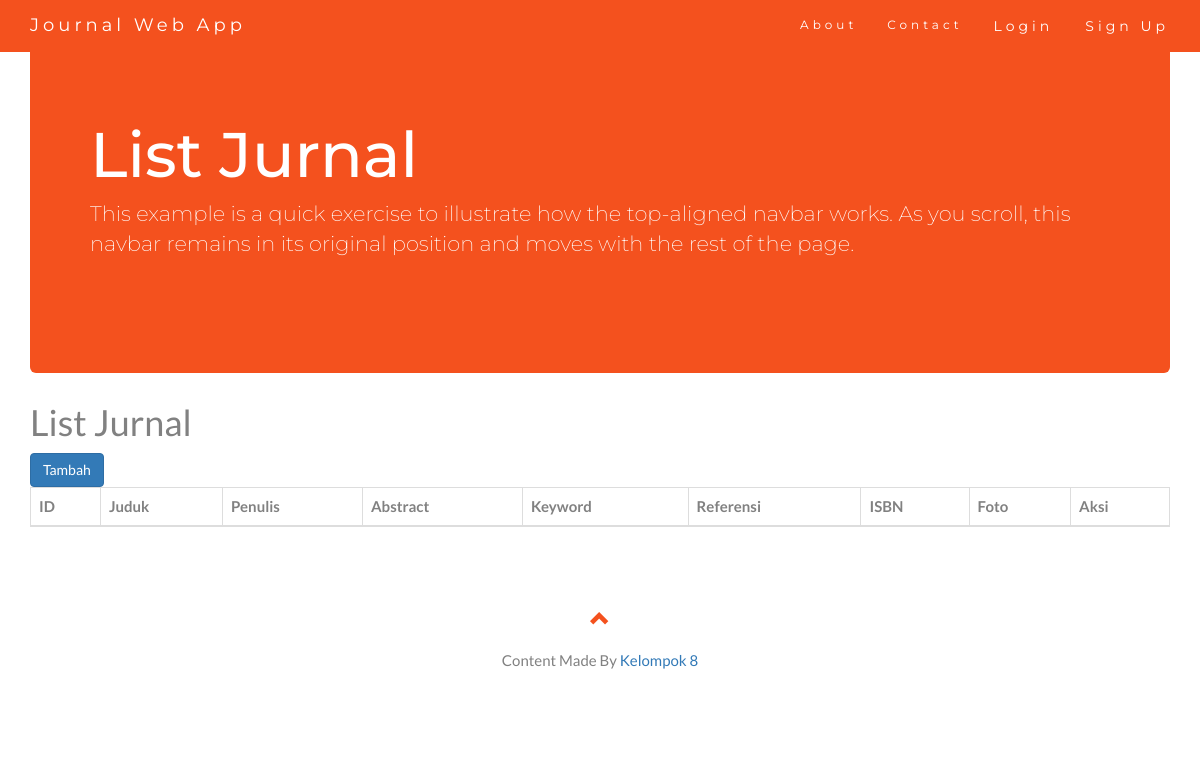
Before: /index.php/jurnal with the older database file.
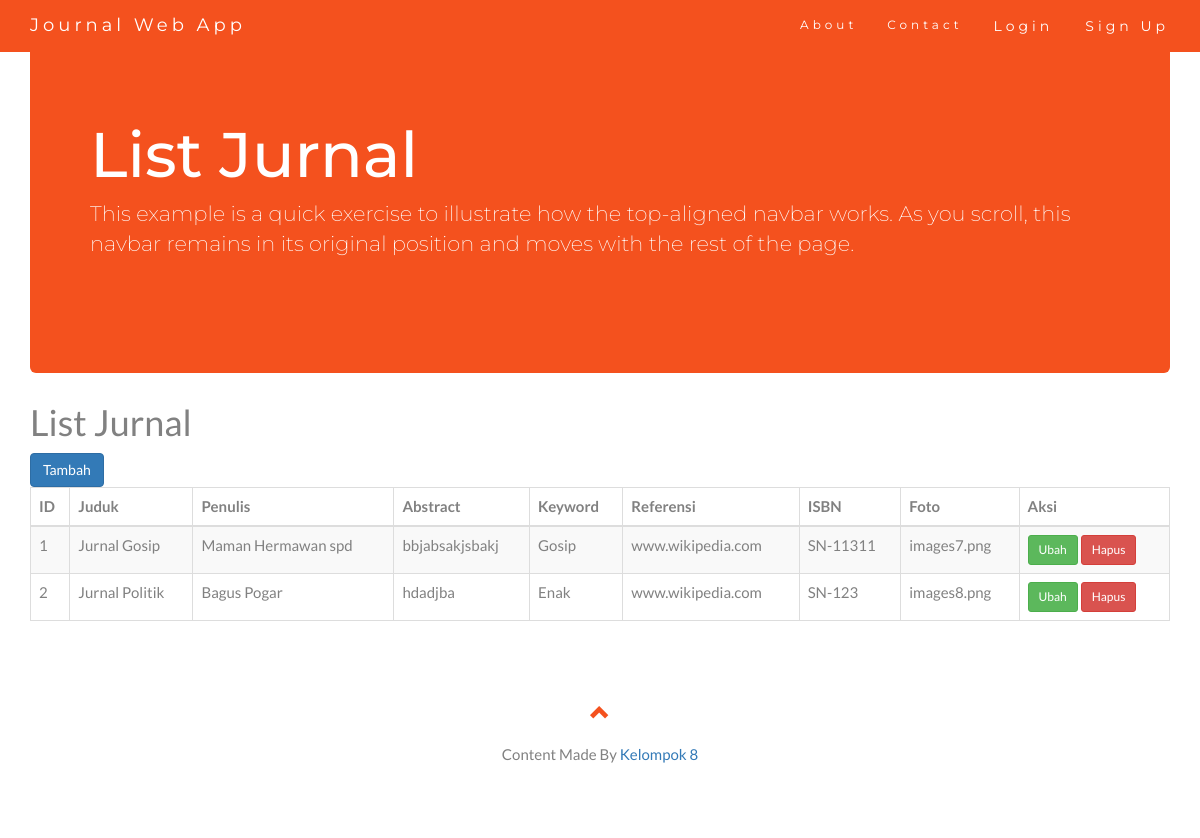
After: the same page with the newer database file.
### tables this page shows
CREATE TABLE `jurnal` (
  `id` int(20) NOT NULL,
  `judul` varchar(30) NOT NULL,
  `penulis` varchar(30) NOT NULL,
  `abstract` longtext NOT NULL,
  `keyword` varchar(30) NOT NULL,
  `referensi` varchar(30) NOT NULL,
  `isbn` varchar(20) NOT NULL,
  `file` varchar(255) NOT NULL,
  `foto` varchar(255) NOT NULL
);

### application/controllers/Jurnal.php (called while the page is built, shortened)
<?php
class Jurnal extends CI_Controller {
	function __construct() {
		$this->load->model('Jurnal_m');
		$this->load->helper('form');
	}
	public function index()
	{
		$data['getData'] = $this->Jurnal_m->getData();
		$this->load->view('Jurnal/Jurnal.php',$data);
	}
}

### index.php (called while the page is built, shortened)
<?php
require_once BASEPATH.'core/CodeIgniter.php';

### application/models/Jurnal_m.php (called while the page is built, shortened)
<?php
class Jurnal_m extends CI_Model {
	public function getData()
	{
		$this->db->select('*');
		$this->db->from("jurnal");
		$query = $this->db->get();
		return $query->result_array();
	}
}

### application/views/Jurnal/Jurnal.php (the view, shortened to what this page needs)
<?php $this->load->view('templates/header_home') ?>
<main role="main" class="container">
	<div class="jumbotron">
		<h1>List Jurnal</h1>
		<p class="lead">This example is a quick exercise to illustrate how the top-aligned navbar works. As you scroll, this navbar remains in its original position and moves with the rest of the page.</p>
	</div>
	<h1>List Jurnal</h1>
	<a href="<?php echo base_url('Jurnal/tambah') ?>" class="btn btn-primary mb-3">Tambah</a>
	<table class="table table-striped table-bordered" width="100%" id="example">
		<thead>
			<tr>
				<th>ID</th>
				<th>Juduk</th>
				<th>Penulis</th>
				<th>Abstract</th>
				<th>Keyword</th>
				<th>Referensi</th>
				<th>ISBN</th>
				<th>Foto</th>
				<th>Aksi</th>
			</tr>
		</thead>
		<tbody>
			<?php foreach ($getData as $key => $value): ?>
				<tr>
					<td><?php echo $value['id'] ?></td>
					<td><?php echo $value['judul'] ?></td>
					<td><?php echo $value['penulis'] ?></td>
					<td><?php echo $value['abstract'] ?></td>
					<td><?php echo $value['keyword'] ?></td>
					<td><?php echo $value['referensi'] ?></td>
					<td><?php echo $value['isbn'] ?></td>
					<td><?php echo $value['foto'] ?></td>
					<td>
						<a href="<?php echo base_url('Jurnal/ubah/'.$value['id']) ?>" class="btn btn-sm btn-success">Ubah</a>
						<a href="<?php echo base_url('Jurnal/hapus/'.$value['id']) ?>" class="btn btn-sm btn-danger">Hapus</a>
					</td>
				</tr>
			<?php endforeach ?>
		</tbody>
	</table>
</main>
<?php $this->load->view('templates/footer_home') ?>

### application/views/templates/header_home.php (shortened to what this page needs)
<!DOCTYPE html>
<html lang="en">
<head>
  <link rel="stylesheet" href="https://maxcdn.bootstrapcdn.com/bootstrap/3.3.7/css/bootstrap.min.css">
  <link rel="stylesheet" href="https://maxcdn.bootstrapcdn.com/bootstrap/3.3.7/css/bootstrap.min.css">
  <link rel="stylesheet" href="https://cdn.datatables.net/1.10.16/css/dataTables.bootstrap.min.css">
</head>
<body id="myPage" data-spy="scroll" data-target=".navbar" data-offset="60">
<nav class="navbar navbar-default navbar-fixed-top">
  <div class="container">
    <div class="navbar-header">
      <a class="navbar-brand" href="#myPage">Journal Web App</a>
    </div>
    <div class="collapse navbar-collapse" id="myNavbar">
      <?php if ($this->session->userdata('login') != null): ?>
          <?php if ($this->session->userdata('login')['level'] == '1'){ ?>
                  <ul class="nav navbar-nav navbar-right">
                    <li><a href="<?php echo base_url('admin_page') ?>">Back</a></li>
                  </ul>
          <?php }else if($this->session->userdata('login')['level'] == '2'){ ?>
          <ul class="nav navbar-nav navbar-right">
                    <li><a href="#about">About</a></li>
                    <li><a href="#contact">Contact</a></li>
                    <li><a href="<?php echo base_url('Penulis_page') ?>">Penulis</a></li>
                    <li><a href="<?php echo base_url('Logout') ?>">Logout</a></li>
                  </ul>
          <?php }else if($this->session->userdata('login')['level'] == '3'){ ?>
          <ul class="nav navbar-nav navbar-right">
                    <li><a href="#about">About</a></li>
                    <li><a href="#contact">Contact</a></li>
                    <li><a href="<?php echo base_url('Member_page') ?>">Member</a></li>
                    <li><a href="<?php echo base_url('Logout') ?>">Logout</a></li>
                  </ul>
          <?php } ?>
      <?php else: ?>
                  <ul class="nav navbar-nav navbar-right">
                    <li><a href="#about">About</a></li>
                    <li><a href="#contact">Contact</a></li>
                    <li><a type="button" name="login" id="login" data-toggle="modal" data-target="#loginModal" class="btn btn-light">Login</a> </li>
                    <li><a type="button" name="login" id="login" data-toggle="modal" data-target="#daftarModal" class="btn btn-light">Sign Up</a> </li>
                  </ul>
      <?php endif ?>
    </div>
  </div>
</nav>

### application/views/templates/footer_home.php (shortened to what this page needs)
<footer class="container-fluid text-center">
  <a href="#myPage" title="To Top">
    <span class="glyphicon glyphicon-chevron-up"></span>
  </a>
  <p>Content Made By <a href="https://www.w3schools.com" title="Visit w3schools">Kelompok 8</a></p>
</footer>
</body>
</html>

### application/views/templates/header_home.php (style rules this page uses)
body { font: 400 15px Lato, sans-serif; line-height: 1.8; color: #818181; }
.jumbotron { background-color: #f4511e; color: #fff; padding: 100px 25px; font-family: Montserrat, sans-serif; }
.container-fluid { padding: 60px 50px; }
.navbar { margin-bottom: 0; background-color: #f4511e; z-index: 9999; border: 0; font-size: 12px !important; line-height: 1.42857143 !important; letter-spacing: 4px; border-radius: 0; font-family: Montserrat, sans-serif; }
.navbar li a, .navbar .navbar-brand { color: #fff !important; }
footer .glyphicon { font-size: 20px; margin-bottom: 20px; color: #f4511e; }

Changed rows visible on the page:
added jurnal: id "1", judul "Jurnal Gosip", penulis "Maman Hermawan spd", abstract "bbjabsakjsbakj", keyword "Gosip", referensi "www.wikipedia.com", isbn "SN-11311", foto "images7.png"
added jurnal: id "2", judul "Jurnal Politik", penulis "Bagus Pogar", abstract "hdadjba", keyword "Enak", referensi "www.wikipedia.com", isbn "SN-123", foto "images8.png"
